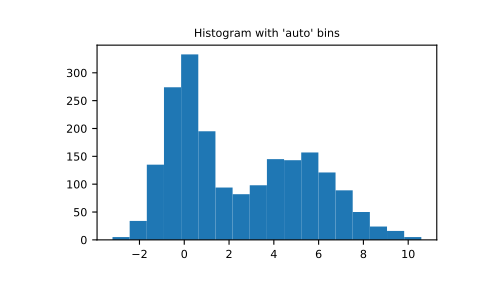

Python code for this plot:
np.histogram([1, 2, 1], bins=[0, 1, 2, 3])
# (array([0, 2, 1]), array([0, 1, 2, 3]))
np.histogram(np.arange(4), bins=np.arange(5), density=True)
# (array([0.25, 0.25, 0.25, 0.25]), array([0, 1, 2, 3, 4]))
np.histogram([[1, 2, 1], [1, 0, 1]], bins=[0,1,2,3])
# (array([1, 4, 1]), array([0, 1, 2, 3]))

a = np.arange(5)
hist, bin_edges = np.histogram(a, density=True)
hist
# array([0.5, 0. , 0.5, 0. , 0. , 0.5, 0. , 0.5, 0. , 0.5])
hist.sum()
# 2.4999999999999996
np.sum(hist * np.diff(bin_edges))
# 1.0

# .. versionadded:: 1.11.0

# Automated Bin Selection Methods example, using 2 peak random data
# with 2000 points:

import matplotlib.pyplot as plt
rng = np.random.RandomState(10)  # deterministic random data
a = np.hstack((rng.normal(size=1000),
               rng.normal(loc=5, scale=2, size=1000)))
_ = plt.hist(a, bins='auto')  # arguments are passed to np.histogram
plt.title("Histogram with 'auto' bins")
# Text(0.5, 1.0, "Histogram with 'auto' bins")
plt.show()
